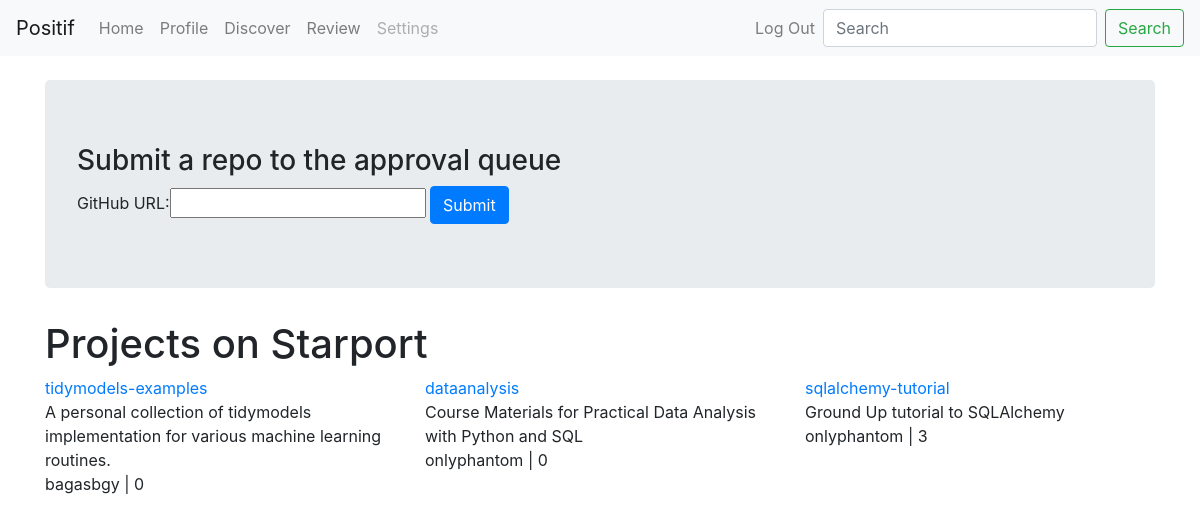
Page /courses/ (signed in) on the earlier database version.
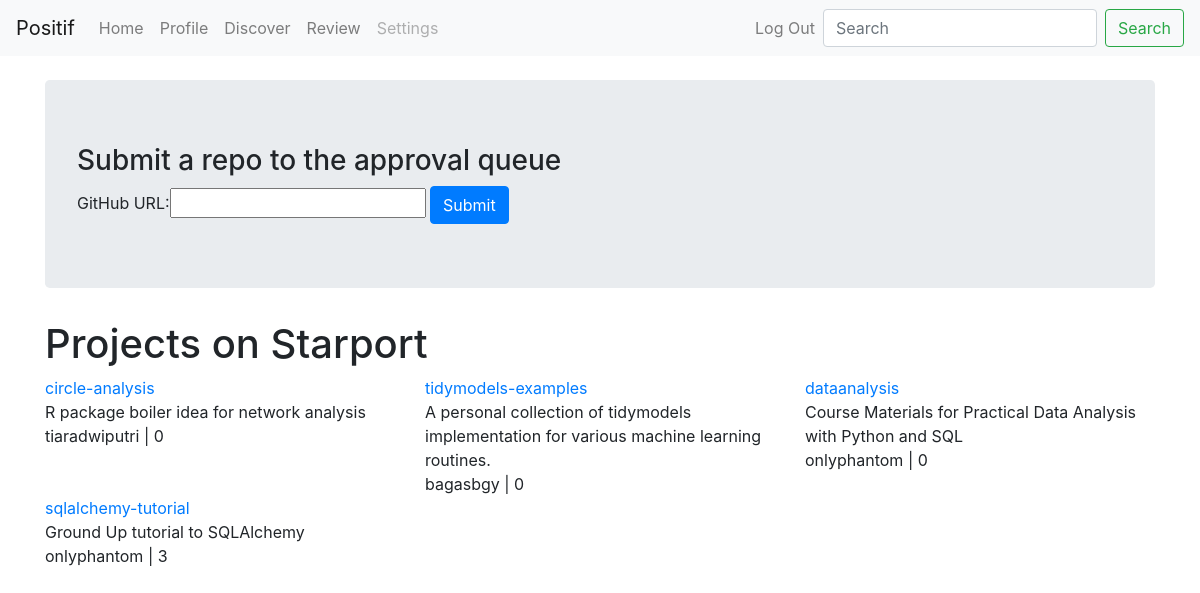
Same page on the later database version.
### courses/models.py (models this page shows, shortened)
class CourseSet(models.Model):
    repo_url = models.SlugField("repo slug", unique=True)
    created_on = models.DateTimeField("created on", auto_now_add=True)
    updated_on = models.DateTimeField("last updated", auto_now=True)
    approved_by = models.OneToOneField(
        ApprovalQueue, on_delete=models.SET_NULL, null=True
    )
    owner = models.SlugField("owner")
    title = models.CharField("title", max_length=40)
    description = models.TextField(
        "description", max_length=300, default="No description yet"
    )
    image = models.URLField("repo image", null=True)
    course_n = models.PositiveSmallIntegerField(default=0)
    star_n = models.PositiveIntegerField(default=0)
    quizcontent = models.TextField()

### courses/views.py (the view)
# urls.py: path("", views.index, name="index"),
@login_required
def index(request):
    coursesets = CourseSet.objects.order_by("-updated_on")[:5]
    add_form = AddtoQueueForm()
    template = loader.get_template("courses/index.html")
    context = {"coursesets": coursesets, "add_form": add_form}
    return HttpResponse(template.render(context, request))

### courses/forms.py (shortened to what this page needs)
class AddtoQueueForm(forms.Form):
    repo_url = repo_url_field(label="GitHub URL", max_length=60)

### courses/templates/courses/index.html (shortened to what this page needs)
{% extends 'base.html' %}
{% block content %}
<div class="container mt-4">
    <div class="jumbotron">
        <form action="{% url 'courses:add_to_queue' %}" method="POST">
            <h3>Submit a repo to the approval queue</h3>
            {{ add_form }}
            <input type="submit" value="Submit" class="btn btn-primary">
        </form>
    </div>
    {% if coursesets %}
    <h1>Projects on Starport</h1>
    <div class="row">
        {% for courseset in coursesets %}
        <div class="col-4">
            <span>
                <a href="{% url 'courses:cs_detail' courseset.id %}">
                    {{ courseset.title }}
                </a>
            </span>
            <div>
                {{ courseset.description }}
            </div>
            <div>
                <span>{{ courseset.owner }} | {{ courseset.course_n }}</span>
            </div>
        </div>
        {% endfor %}
    </div>
    {% else %}
    <p>No courses available at the moment!</p>
    {% endif %}
</div>
{% endblock %}

Differences in the rows shown:
added CourseSet: title "circle-analysis", description "R package boiler idea for network analysis", owner "tiaradwiputri", course_n "0"
